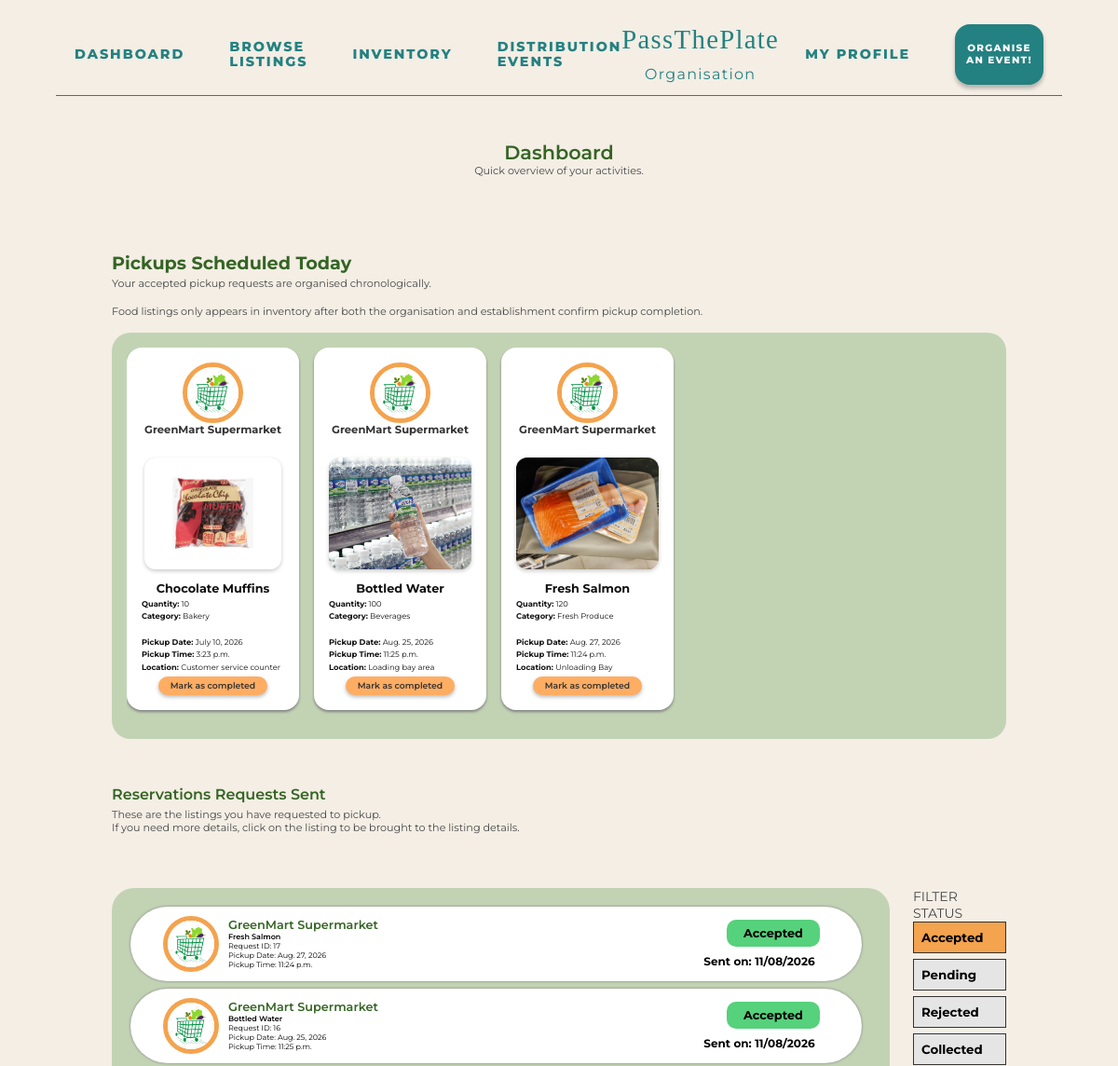
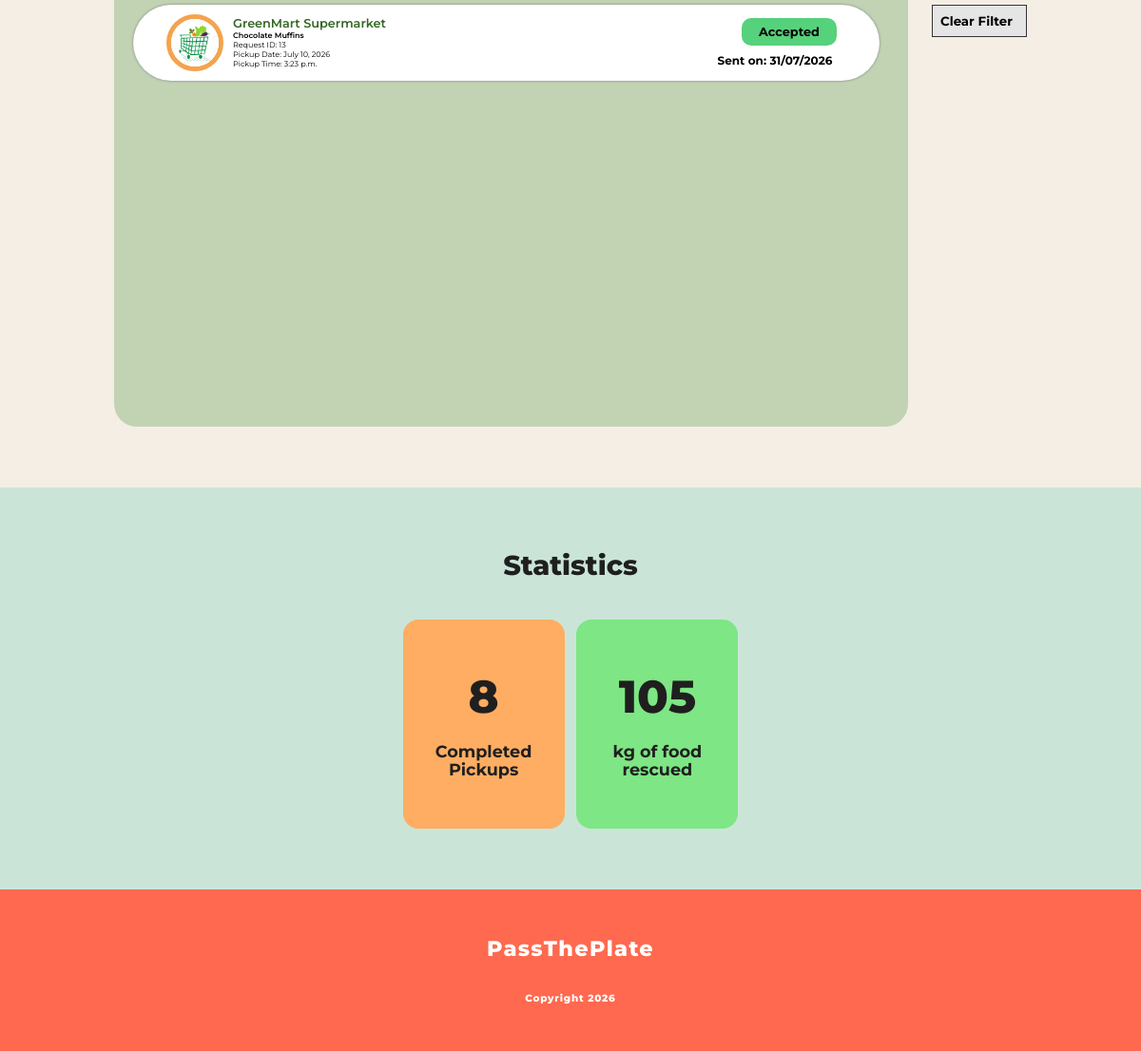
Screenshot of /organisation/dashboard/?status=approved (signed in) with the database file from the repository (2 pictures, top to bottom).
### foodrescue/models.py (models this page shows, shortened)
class Reservation(models.Model):
    class Status(models.TextChoices):
        PENDING = "pending", "Pending"
        APPROVED = "approved", "Approved"
        REJECTED = "rejected", "Rejected"
        CANCELLED = "cancelled", "Cancelled"
        COLLECTED = "collected", "Collected"
    food_listing = models.ForeignKey(
        FoodListing,
        on_delete=models.CASCADE,
        related_name="reservations"
    )
    organisation = models.ForeignKey(
        Organisation,
        on_delete=models.CASCADE,
        related_name="reservations"
    )
    status = models.CharField(
        max_length=20,
        choices=Status.choices,
        default=Status.PENDING
    )
    message = models.TextField(blank=True)
    pickup_date = models.DateField()
    pickup_time = models.TimeField()
    organisation_marked_completed = models.BooleanField(default=False)
    establishment_marked_completed = models.BooleanField(default=False)
    completed_at = models.DateTimeField(blank=True, null=True)
    created_at = models.DateTimeField(auto_now_add=True)
    updated_at = models.DateTimeField(auto_now=True)

class FoodListing(models.Model):
    class Status(models.TextChoices):
        AVAILABLE = "available", "Available"
        RESERVED = "reserved", "Reserved"
        COMPLETED = "completed", "Completed"
        EXPIRED = "expired", "Expired"
    class Category(models.TextChoices):
        BAKERY = "bakery", "Bakery"
        PACKAGED_FOOD = "packaged_food", "Packaged Food"
        DRY_GOODS = "dry_goods", "Dry Goods"
        FRESH_PRODUCE = "fresh_produce", "Fresh Produce"
        CHILLED = "chilled", "Chilled"
        FROZEN = "frozen", "Frozen"
        BEVERAGES = "beverages", "Beverages"
        OTHER = "other", "Other"
    establishment = models.ForeignKey(
        Establishment,
        on_delete=models.CASCADE,
        related_name="food_listings"
    )
    name = models.CharField(max_length=200)
    category = models.CharField(
        max_length=30,
        choices=Category.choices,
        default=Category.OTHER
    )
    image = models.ImageField(
        upload_to="food_listing_images/",
        blank=True,
        null=True
    )
    description = models.TextField(blank=True)
    allergens = models.CharField(max_length=255, blank=True)
    status = models.CharField(
        max_length=20,
        choices=Status.choices,
        default=Status.AVAILABLE
    )
    weight_kg = models.DecimalField(max_digits=8, decimal_places=2)
    quantity = models.PositiveIntegerField()
    expiry_date = models.DateField()
    is_halal = models.BooleanField(default=False)
    pickup_location = models.TextField()
    created_at = models.DateTimeField(auto_now_add=True)
    updated_at = models.DateTimeField(auto_now=True)

class Establishment(models.Model):
    class Region(models.TextChoices):
        NORTH = "north", "North"
        EAST = "east", "East"
        SOUTH = "south", "South"
        WEST = "west", "West"
        CENTRAL = "central", "Central"
    class BusinessType(models.TextChoices):
        SUPERMARKET = "supermarket", "Supermarket"
        BAKERY = "bakery", "Bakery"
        WHOLESALER = "wholesaler", "Wholesaler"
        MANUFACTURER = "manufacturer", "Manufacturer"
        OTHER = "other", "Other"
    user = models.OneToOneField(
        settings.AUTH_USER_MODEL,
        on_delete=models.CASCADE,
        related_name="establishment_profile"
    )
    business_name = models.CharField(max_length=200)
    profile_image = models.ImageField(
        upload_to="establishment_profile_images/",
        blank=True,
        null=True
    )
    description = models.TextField(blank=True)
    address = models.TextField()
    postal_code = models.CharField(
        max_length=10,
        blank=True
    )
    general_location = models.CharField(
        max_length=20,
        choices=Region.choices,
        default=Region.WEST
    )
    business_type = models.CharField(
        max_length=30,
        choices=BusinessType.choices,
        blank=True
    )
    contact_number = models.CharField(max_length=30, blank=True)
    certification_file = models.FileField(
        upload_to="establishment_certifications/",
        blank=True,
        null=True,
        validators=[FileExtensionValidator(allowed_extensions=["pdf"])]
    )
    is_verified = models.BooleanField(default=False)
    created_at = models.DateTimeField(auto_now_add=True)

### foodrescue/views.py (the view)
# urls.py: path("organisation/dashboard/", views.organisation_dashboard, name="organisation_dashboard"),
@organisation_required
def organisation_dashboard(request):
    organisation = request.user.organisation_profile
    selected_status = request.GET.get("status", "")
    reservations = Reservation.objects.select_related(
        "food_listing",
        "food_listing__establishment",
        "organisation"
    ).filter(
        organisation=organisation
    ).order_by("-created_at")
    if selected_status:
        reservations = reservations.filter(status=selected_status)
    accepted_pickups = Reservation.objects.select_related(
        "food_listing",
        "food_listing__establishment",
        "organisation"
    ).filter(
        organisation=organisation,
        status=Reservation.Status.APPROVED
    ).order_by("pickup_date", "pickup_time")
    completed_pickups = Reservation.objects.filter(
        organisation=organisation,
        status=Reservation.Status.COLLECTED
    ).count()
    total_food_rescued = Reservation.objects.filter(
        organisation=organisation,
        status=Reservation.Status.COLLECTED
    ).aggregate(
        total=Sum("food_listing__weight_kg")
    )["total"] or 0
    pending_requests = Reservation.objects.filter(
        organisation=organisation,
        status=Reservation.Status.PENDING
    ).count()
    return render(request, "foodrescue/organisation-pages/organisation_dashboard.html", {
        "organisation": organisation,
        "reservations": reservations,
        "accepted_pickups": accepted_pickups,
        "selected_status": selected_status,
        "completed_pickups": completed_pickups,
        "total_food_rescued": total_food_rescued,
        "pending_requests": pending_requests,
    })

### foodrescue/templates/foodrescue/organisation-pages/organisation_dashboard.html (shortened to what this page needs)
{% load static %}
<!doctype html>
<html>
	<head>
        <link rel="stylesheet" href="{% static 'foodrescue/base.css' %}" />
        <link rel="stylesheet" href="{% static 'foodrescue/organisation/org-dashboard.css' %}" />
        <link rel="stylesheet" href="{% static 'foodrescue/navbar.css' %}?v=2" />
        <link rel="stylesheet" href="{% static 'foodrescue/footer.css' %}" />
	</head>
	<body>
        {% include "foodrescue/includes/navbar_organisation.html" %}
		<h1>Dashboard</h1>
		<h3 class="center-text">Quick overview of your activities.</h3>
		<main class="page-wrapper">
      <section class="scheduled-pickups-section">
        <h2>Pickups Scheduled Today</h2>
        <p class="section-subtitle">
          Your accepted pickup requests are organised chronologically.
        </p>
        <p class="section-subtitle">
          Food listings only appears in inventory after both the organisation and establishment confirm pickup completion.
        </p>
        <div class="pickup-panel">
          <div class="pickup-scroll-wrapper">
            <div class="pickup-card-row">
              {% for reservation in accepted_pickups %}
                <article class="pickup-card">
                  <div class="pickup-visual-column">
                    {% if reservation.food_listing.establishment.profile_image %}
                      <img
                        src="{{ reservation.food_listing.establishment.profile_image.url }}"
                        alt="{{ reservation.food_listing.establishment.business_name }}"
                        class="pickup-image"
                      />
                    {% else %}
                      <div class="pickup-image"></div>
                    {% endif %}
                    <h3 class="pickup-establishment">
                    {{ reservation.food_listing.establishment.business_name }}
                    </h3>
                    {% if reservation.food_listing.image %}
                      <img
                        src="{{ reservation.food_listing.image.url }}"
                        alt="{{ reservation.food_listing.name }}"
                        class="pickup-food-image"
                      />
                    {% else %}
                      <div class="pickup-food-image pickup-food-placeholder"></div>
                    {% endif %}
                  </div>
                  <div class="pickup-details">
                    <p class="item-name">{{ reservation.food_listing.name }}</p>
                    <p><strong>Quantity:</strong> {{ reservation.food_listing.quantity }}</p>
                    <p><strong>Category:</strong> {{ reservation.food_listing.get_category_display }}</p>
                    <br />
                    <p><strong>Pickup Date:</strong> {{ reservation.pickup_date }}</p>
                    <p><strong>Pickup Time:</strong> {{ reservation.pickup_time }}</p>
                    <p><strong>Location:</strong> {{ reservation.food_listing.pickup_location }}</p>
                  </div>
                  <form
                    method="POST"
                    action="{% url 'organisation_mark_pickup_completed' reservation.id %}"
                    class="completion-form"
                    onsubmit="return confirm('Are you sure you want to mark this reservation as claimed?');"
                  >
                    {% if reservation.organisation_marked_completed %}
                      <button
                        type="submit"
                        class="claimed-button marked-completed"
                        disabled
                      >
                        Marked by you
                      </button>
                    {% else %}
                      <button
                        type="submit"
                        class="claimed-button"
                      >
                        Mark as completed
                      </button>
                    {% endif %}
                  </form>
                </article>
              {% empty %}
                <p class="empty-message">No accepted pickups yet.</p>
              {% endfor %}
            </div>
          </div>
        </div>
      </section>
		<h2>Reservations Requests Sent</h2>
		<h3>These are the listings you have requested to pickup.</h3>
		<h3>If you need more details, click on the listing to be brought to the listing details.</h3>
		<br /><br />
  <div class="dashboard-content">
      <section class="requests-panel">
          <div class="listings-scroll">
              <div class="requests-sent">
                  {% for reservation in reservations %}
    <a
      href="{% url 'food_listing_detail' reservation.food_listing.id %}"
      class="reservation-card"
    >
      {% if reservation.food_listing.establishment.profile_image %}
    <img
      src="{{ reservation.food_listing.establishment.profile_image.url }}"
      alt="{{ reservation.food_listing.establishment.business_name }}"
      class="reservation-image"
    />
  {% else %}
    <div class="reservation-image"></div>
  {% endif %}
      <div class="reservation-info">
        <h2 class="food-card-header">
          {{ reservation.food_listing.establishment.business_name }}
        </h2>
        <p class="food-card-detail food-name">
          {{ reservation.food_listing.name }}
        </p>
        <p class="food-card-detail">
          Request ID: {{ reservation.id }}
        </p>
        <p class="food-card-detail">
          Pickup Date: {{ reservation.pickup_date }}
        </p>
        <p class="food-card-detail">
          Pickup Time: {{ reservation.pickup_time }}
        </p>
      </div>
      <div class="reservation-status">
        {% if reservation.status == "pending" %}
          <span class="status-pill pending">Pending</span>
        {% elif reservation.status == "approved" %}
          <span class="status-pill accepted">Accepted</span>
        {% elif reservation.status == "rejected" %}
          <span class="status-pill rejected">Rejected</span>
        {% else %}
          <span class="status-pill">{{ reservation.get_status_display }}</span>
        {% endif %}
        <p class="date-info">
          Sent on: {{ reservation.created_at|date:"d/m/Y" }}
        </p>
      </div>
    </a>
        {% empty %}
          <p>No reservations have been made yet.</p>
        {% endfor %}
              </div>
          </div>
      </section>
  <aside class="status-filter">
      <h3>FILTER STATUS</h3>
      <a href="{% url 'organisation_dashboard' %}?status=approved">
          <button class="{% if selected_status == 'approved' %}active-filter{% endif %}">
              Accepted
          </button>
      </a>
      <a href="{% url 'organisation_dashboard' %}?status=pending">
          <button class="{% if selected_status == 'pending' %}active-filter{% endif %}">
              Pending
          </button>
      </a>
      <a href="{% url 'organisation_dashboard' %}?status=rejected">
          <button class="{% if selected_status == 'rejected' %}active-filter{% endif %}">
              Rejected
          </button>
      </a>
      <a href="{% url 'organisation_dashboard' %}?status=collected">
          <button class="{% if selected_status == 'collected' %}active-filter{% endif %}">
              Collected
          </button>
      </a>
      <a href="{% url 'organisation_dashboard' %}">
          <button>
              Clear Filter
          </button>
      </a>
  </aside>
  </div>
  <section class="statistics-section">
    <h2 class="statistics-title">Statistics</h2>
    <div class="statistics-card-wrapper">
      <div class="statistics-card completed-card">
        <h3 class="statistics-number">{{ completed_pickups }}</h3>
        <p class="statistics-label">Completed<br />Pickups</p>
      </div>
      <div class="statistics-card food-card-stat">
        <h3 class="statistics-number">{{ total_food_rescued|floatformat:0 }}</h3>
        <p class="statistics-label">kg of food<br />rescued</p>
      </div>
    </div>
  </section>
</main>
{% include "foodrescue/includes/footer.html" %}
</body>

### foodrescue/static/foodrescue/base.css (style rules this page uses)
* { box-sizing: border-box; font-family: "Montserrat", sans-serif; }
body { margin: 0; background-color: #f5efe6; }

### rows the page displays
Reservation: food_listing.establishment.profile_image (picture), food_listing.establishment.business_name "GreenMart Supermarket", food_listing.image (picture), food_listing.name "Chocolate Muffins", food_listing.quantity "10", food_listing.category "Bakery", pickup_date "July 10, 2026", pickup_time "3:23 p.m.", food_listing.pickup_location "Customer service counter", organisation_marked_completed "Mark as completed", id "13", status "Accepted", created_at "31/07/2026"
Reservation: food_listing.establishment.profile_image (picture), food_listing.establishment.business_name "GreenMart Supermarket", food_listing.image (picture), food_listing.name "Bottled Water", food_listing.quantity "100", food_listing.category "Beverages", pickup_date "Aug. 25, 2026", pickup_time "11:25 p.m.", food_listing.pickup_location "Loading bay area", organisation_marked_completed "Mark as completed", id "16", status "Accepted", created_at "11/08/2026"
Reservation: food_listing.establishment.profile_image (picture), food_listing.establishment.business_name "GreenMart Supermarket", food_listing.image (picture), food_listing.name "Fresh Salmon", food_listing.quantity "120", food_listing.category "Fresh Produce", pickup_date "Aug. 27, 2026", pickup_time "11:24 p.m.", food_listing.pickup_location "Unloading Bay", organisation_marked_completed "Mark as completed", id "17", status "Accepted", created_at "11/08/2026"

### other values shown
{{ completed_pickups }} "8"
{{ total_food_rescued|floatformat:0 }} "105"
